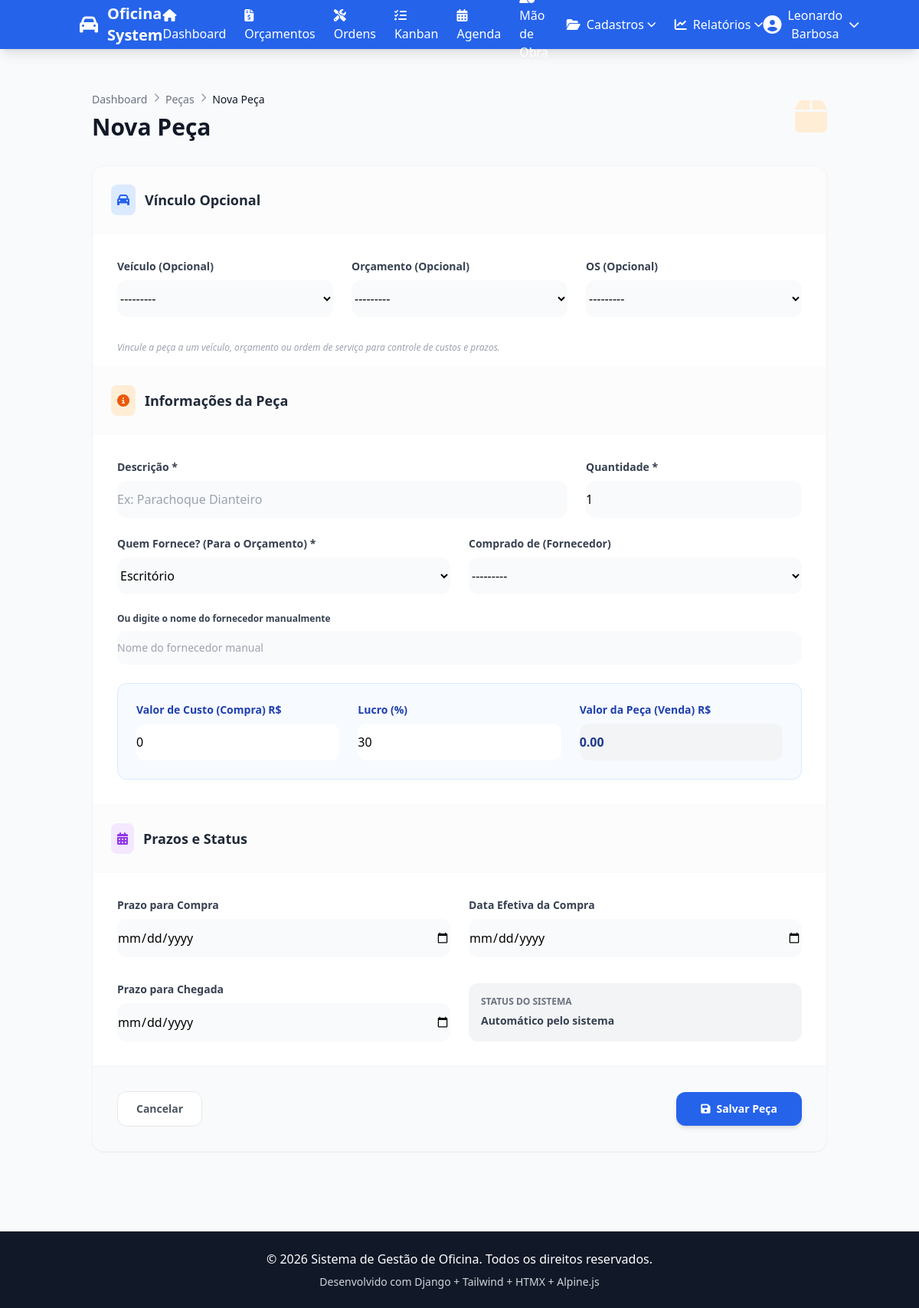
The app's page /pecas/novo/ (signed in) with its own data.
### apps/dashboard/models.py (models this page shows, shortened)
class ConfiguracaoSistema(models.Model):
    nome_empresa = models.CharField('Nome da empresa', max_length=120, blank=True)
    endereco = models.CharField('Endereço', max_length=255, blank=True)
    telefone = models.CharField('Telefone', max_length=40, blank=True)
    email = models.EmailField('E-mail', blank=True)
    cnpj = models.CharField('CNPJ', max_length=30, blank=True)
    site = models.CharField('Site', max_length=120, blank=True)
    logo = models.ImageField('Logomarca', upload_to='sistema/', null=True, blank=True)
    cor_primaria = models.CharField('Cor primária (hex)', max_length=7, default='#2563EB')
    cor_rodape = models.CharField('Cor do rodapé (hex)', max_length=7, default='#111827')
    texto_rodape = models.CharField('Texto do rodapé', max_length=200, blank=True)
    atualizado_em = models.DateTimeField('Atualizado em', auto_now=True)
    class Meta:
        verbose_name = 'Configuração do Sistema'
        verbose_name_plural = 'Configurações do Sistema'

### apps/funcionarios/models.py (models this page shows, shortened)
class Funcionario(AbstractUser):
    PERFIL_CHOICES = [
        ('operacional', 'Operacional'),
        ('supervisor', 'Supervisor'),
        ('gerente', 'Gerente'),
        ('admin', 'Administrador'),
        ('orcamentista', 'Orçamentista'),
        ('financeiro', 'Financeiro'),
    ]
    telefone = models.CharField('Telefone', max_length=20, blank=True)
    cpf = models.CharField('CPF', max_length=14, unique=True, null=True, blank=True)
    data_admissao = models.DateField('Data de Admissão', null=True, blank=True)
    data_demissao = models.DateField('Data de Demissão', null=True, blank=True)
    perfil = models.CharField(
        'Perfil',
        max_length=20,
        choices=PERFIL_CHOICES,
        default='operacional'
    )
    percentual_comissao_padrao = models.DecimalField(
        'Percentual de Comissão Padrão (%)',
        max_digits=5,
        decimal_places=2,
        default=10.00,
        help_text='Percentual padrão usado quando a etapa não define um percentual específico'
    )
    ativo = models.BooleanField('Ativo', default=True)
    foto = models.ImageField('Foto', upload_to='funcionarios/fotos/', null=True, blank=True)
    criado_em = models.DateTimeField('Criado em', auto_now_add=True)
    atualizado_em = models.DateTimeField('Atualizado em', auto_now=True)
    class Meta:
        verbose_name = 'Funcionário'
        verbose_name_plural = 'Funcionários'
        ordering = ['first_name', 'last_name']

### apps/pecas/views_crud.py (the view)
@login_required
def peca_create(request):
    if request.method == 'POST':
        form = PecaForm(request.POST)
        if form.is_valid():
            peca = form.save(commit=False)
            peca.solicitado_por = request.user
            peca.save()
            messages.success(request, f'Peça "{peca.descricao}" cadastrada com sucesso!')
            return redirect('pecas:list')
    else:
        form = PecaForm()
    context = {'form': form, 'title': 'Nova Peça'}
    return render(request, 'pecas/peca_form.html', context)

### templates/pecas/peca_form.html (shortened to what this page needs)
{% extends 'base.html' %}
{% load widget_tweaks %}
{% block content %}
<div class="max-w-5xl mx-auto py-8 px-4">
    <div class="flex items-center justify-between mb-8">
        <div>
            <nav class="flex mb-2 text-sm font-medium text-gray-500">
                <a href="{% url 'dashboard:index' %}" class="hover:text-blue-600">Dashboard</a>
                <i class="fas fa-chevron-right mx-2 text-gray-400 text-xs"></i>
                <a href="{% url 'pecas:list' %}" class="hover:text-blue-600">Peças</a>
                <i class="fas fa-chevron-right mx-2 text-gray-400 text-xs"></i>
                <span class="text-gray-900">{{ title }}</span>
            </nav>
            <h1 class="text-3xl font-extrabold text-gray-900">{{ title }}</h1>
        </div>
        <i class="fas fa-box text-5xl text-orange-100"></i>
    </div>
    <form method="post" class="space-y-8" x-data="pecaForm()">
        <div class="bg-white rounded-2xl shadow-sm border border-gray-100 overflow-hidden">
            <div class="p-6 border-b border-gray-50 bg-gray-50/50">
                <div class="flex items-center space-x-3">
                    <div class="bg-blue-100 p-2 rounded-lg"><i class="fas fa-car text-blue-600"></i></div>
                    <h2 class="text-lg font-bold text-gray-800">Vínculo Opcional</h2>
                </div>
            </div>
            <div class="p-8 grid grid-cols-1 md:grid-cols-3 gap-6">
                <div>
                    <label class="block text-sm font-semibold text-gray-700 mb-2">Veículo (Opcional)</label>
                    {% render_field form.veiculo class="block w-full rounded-xl border-gray-200 bg-gray-50 focus:bg-white focus:ring-2 focus:ring-blue-500 py-3" %}
                </div>
                <div>
                    <label class="block text-sm font-semibold text-gray-700 mb-2">Orçamento (Opcional)</label>
                    {% render_field form.orcamento class="block w-full rounded-xl border-gray-200 bg-gray-50 focus:bg-white focus:ring-2 focus:ring-blue-500 py-3" %}
                </div>
                <div>
                    <label class="block text-sm font-semibold text-gray-700 mb-2">OS (Opcional)</label>
                    {% render_field form.ordem class="block w-full rounded-xl border-gray-200 bg-gray-50 focus:bg-white focus:ring-2 focus:ring-blue-500 py-3" %}
                </div>
            </div>
            <div class="px-8 pb-4">
                <p class="text-xs text-gray-400 italic">Vincule a peça a um veículo, orçamento ou ordem de serviço para controle de custos e prazos.</p>
            </div>
            <div class="p-6 border-b border-gray-50 bg-gray-50/50 border-t">
                <div class="flex items-center space-x-3">
                    <div class="bg-orange-100 p-2 rounded-lg"><i class="fas fa-info-circle text-orange-600"></i></div>
                    <h2 class="text-lg font-bold text-gray-800">Informações da Peça</h2>
                </div>
            </div>
            <div class="p-8 space-y-6">
                <div class="grid grid-cols-1 md:grid-cols-3 gap-6">
                    <div class="md:col-span-2">
                        <label class="block text-sm font-semibold text-gray-700 mb-2">Descrição *</label>
                        {% render_field form.descricao class="block w-full rounded-xl border-gray-200 bg-gray-50 focus:bg-white focus:ring-2 focus:ring-blue-500 py-3" %}
                    </div>
                    <div>
                        <label class="block text-sm font-semibold text-gray-700 mb-2">Quantidade *</label>
                        {% render_field form.quantidade class="block w-full rounded-xl border-gray-200 bg-gray-50 focus:bg-white focus:ring-2 focus:ring-blue-500 py-3" %}
                    </div>
                </div>
                <div class="grid grid-cols-1 md:grid-cols-2 gap-6">
                    <div>
                        <label class="block text-sm font-semibold text-gray-700 mb-2">Quem Fornece? (Para o Orçamento) *</label>
                        {% render_field form.fornecedor_tipo class="block w-full rounded-xl border-gray-200 bg-gray-50 focus:bg-white focus:ring-2 focus:ring-blue-500 py-3" %}
                    </div>
                    <div>
                        <label class="block text-sm font-semibold text-gray-700 mb-2">
                            <span x-text="fornecedor_tipo.toLowerCase() === 'escritorio' ? 'Comprado de (Fornecedor)' : 'Origem da Peça'"></span>
                        </label>
                        {% render_field form.fornecedor class="block w-full rounded-xl border-gray-200 bg-gray-50 focus:bg-white focus:ring-2 focus:ring-blue-500 py-3" %}
                    </div>
                </div>
                <div x-show="!fornecedor_id" class="mt-2">
                    <label class="block text-sm font-semibold text-gray-700 mb-2 text-xs">Ou digite o nome do fornecedor manualmente</label>
                    {% render_field form.fornecedor_nome class="block w-full rounded-xl border-gray-200 bg-gray-50 focus:bg-white focus:ring-2 focus:ring-blue-500 py-3 text-sm" %}
                </div>
                <div x-show="fornecedor_tipo.toLowerCase() === 'escritorio'" x-transition class="grid grid-cols-1 md:grid-cols-3 gap-6 p-6 bg-blue-50/50 rounded-xl border border-blue-100">
                    <div>
                        <label class="block text-sm font-semibold text-blue-800 mb-2">Valor de Custo (Compra) R$</label>
                        {% render_field form.valor_custo class="block w-full rounded-xl border-blue-200 bg-white focus:ring-2 focus:ring-blue-500 py-3" %}
                    </div>
                    <div>
                        <label class="block text-sm font-semibold text-blue-800 mb-2">Lucro (%)</label>
                        {% render_field form.percentual_lucro class="block w-full rounded-xl border-blue-200 bg-white focus:ring-2 focus:ring-blue-500 py-3" %}
                    </div>
                    <div>
                        <label class="block text-sm font-semibold text-blue-800 mb-2">Valor da Peça (Venda) R$</label>
                        {% render_field form.valor_venda class="block w-full rounded-xl border-blue-200 bg-gray-100 font-bold text-blue-900 py-3" %}
                    </div>
                </div>
            </div>
            <div class="p-6 border-b border-gray-50 bg-gray-50/50 border-t">
                <div class="flex items-center space-x-3">
                    <div class="bg-purple-100 p-2 rounded-lg"><i class="fas fa-calendar-alt text-purple-600"></i></div>
                    <h2 class="text-lg font-bold text-gray-800">Prazos e Status</h2>
                </div>
            </div>
            <div class="p-8 grid grid-cols-1 md:grid-cols-2 gap-6">
                <div>
                    <label class="block text-sm font-semibold text-gray-700 mb-2">Prazo para Compra</label>
                    {% render_field form.prazo_compra class="block w-full rounded-xl border-gray-200 bg-gray-50 focus:bg-white focus:ring-2 focus:ring-blue-500 py-3" %}
                </div>
                <div>
                    <label class="block text-sm font-semibold text-gray-700 mb-2">Data Efetiva da Compra</label>
                    {% render_field form.data_compra class="block w-full rounded-xl border-gray-200 bg-gray-50 focus:bg-white focus:ring-2 focus:ring-blue-500 py-3" %}
                </div>
            </div>
            <div class="p-8 pt-0 grid grid-cols-1 md:grid-cols-2 gap-6">
                <div>
                    <label class="block text-sm font-semibold text-gray-700 mb-2">Prazo para Chegada</label>
                    {% render_field form.prazo_chegada class="block w-full rounded-xl border-gray-200 bg-gray-50 focus:bg-white focus:ring-2 focus:ring-blue-500 py-3" %}
                </div>
                <div class="flex items-end">
                    <div class="p-4 bg-gray-100 rounded-xl w-full">
                        <span class="text-xs text-gray-500 uppercase font-bold block mb-1">Status do Sistema</span>
                        <span class="text-sm font-bold text-gray-700">
                            {% if peca.id %}
                                {{ peca.get_status_display }}
                            {% else %}
                                Automático pelo sistema
                            {% endif %}
                        </span>
                    </div>
                </div>
            </div>
            <div class="p-8 bg-gray-50 border-t border-gray-100 flex justify-between items-center gap-4">
                <a href="{% url 'pecas:list' %}" class="px-6 py-3 text-sm font-bold text-gray-600 bg-white border border-gray-200 rounded-xl hover:bg-gray-50">Cancelar</a>
                <button type="submit" class="px-8 py-3 text-sm font-bold text-white bg-blue-600 rounded-xl hover:bg-blue-700 shadow-md">
                    <i class="fas fa-save mr-2"></i>Salvar Peça
                </button>
            </div>
        </div>
    </form>
</div>
{% endblock %}

### templates/base.html (shortened to what this page needs)
<!DOCTYPE html>
<html lang="pt-BR">
<head>
    <script src="https://cdn.tailwindcss.com"></script>
    <link rel="stylesheet" href="https://cdnjs.cloudflare.com/ajax/libs/font-awesome/6.5.1/css/all.min.css">
</head>
<body class="bg-gray-50">
    <nav class="text-white shadow-lg" style="background-color: {{ sistema_config.cor_primaria|default:'#2563EB' }};">
        <div class="container mx-auto px-4">
            <div class="flex items-center justify-between h-16">
                <div class="flex items-center space-x-3">
                    {% if sistema_config and sistema_config.logo %}
                      <img src="{{ sistema_config.logo.url }}" alt="Logo" class="h-9 w-9 rounded bg-white/90 object-contain">
                    {% else %}
                      <i class="fas fa-car text-2xl"></i>
                    {% endif %}
                    <span class="text-xl font-bold">{{ sistema_config.nome_empresa|default:"Oficina System" }}</span>
                </div>
                <div class="hidden md:flex items-center space-x-6">
                  {% if user.is_superuser or user.perfil == 'admin' or user.perfil == 'gerente' or user.perfil == 'supervisor' %}
                  <a href="{% url 'dashboard:index' %}" class="hover:text-blue-200">
                      <i class="fas fa-home mr-2"></i>Dashboard
                  </a>
                  <a href="{% url 'orcamentos:list' %}" class="hover:text-blue-200">
                      <i class="fas fa-file-invoice-dollar mr-2"></i>Orçamentos
                  </a>
                  <a href="{% url 'ordens:list' %}" class="hover:text-blue-200">
                      <i class="fas fa-tools mr-2"></i>Ordens
                  </a>
                  <a href="{% url 'kanban:producao' %}" class="hover:text-blue-200">
                      <i class="fas fa-tasks mr-2"></i>Kanban
                  </a>
                  <a href="{% url 'kanban:agenda' %}" class="hover:text-blue-200">
                      <i class="fas fa-calendar-alt mr-2"></i>Agenda
                  </a>
                  <a href="{% url 'kanban:agenda_mao_obra' %}" class="hover:text-blue-200">
                      Mão de Obra
                  </a>
                  <div x-data="{ open: false }" class="relative">
                      <button @click="open = !open" class="flex items-center hover:text-blue-200">
                          <i class="fas fa-folder-open mr-2"></i>Cadastros
                          <i class="fas fa-chevron-down ml-1 text-xs"></i>
                      </button>
                  </div>
                  <div x-data="{ open: false }" class="relative">
                      <button @click="open = !open" class="flex items-center hover:text-blue-200">
                          <i class="fas fa-chart-line mr-2"></i>Relatórios
                          <i class="fas fa-chevron-down ml-1 text-xs"></i>
                      </button>
                  </div>
                  {% endif %}
                </div>
                <div x-data="{ open: false }" class="relative">
                    <button @click="open = !open" class="flex items-center space-x-2 hover:text-blue-200">
                        <i class="fas fa-user-circle text-2xl"></i>
                        <span>{{ user.get_full_name|default:user.username }}</span>
                        <i class="fas fa-chevron-down text-sm"></i>
                    </button>
                </div>
            </div>
        </div>
    </nav>
    <main class="{% block main_class %}container mx-auto px-4 py-6{% endblock %}">
        {% block content %}{% endblock %}
    </main>
    <footer class="text-white mt-12" style="background-color: {{ sistema_config.cor_rodape|default:'#111827' }};">
        <div class="container mx-auto px-4 py-6">
            <div class="text-center">
                <p>&copy; 2026 {{ sistema_config.nome_empresa|default:"Sistema de Gestão de Oficina" }}. Todos os direitos reservados.</p>
                <p class="text-sm text-gray-300 mt-2">
                  {{ sistema_config.texto_rodape|default:"Desenvolvido com Django + Tailwind + HTMX + Alpine.js" }}
                </p>
            </div>
        </div>
    </footer>
</body>
</html>

### records on screen
ConfiguracaoSistema: nome_empresa "Oficina System", nome_empresa "Sistema de Gestão de Oficina", texto_rodape "Desenvolvido com Django + Tailwind + HTMX + Alpine.js"
Funcionario: get_full_name "Leonardo Barbosa"

### other values on screen
{{ title }} "Nova Peça"
